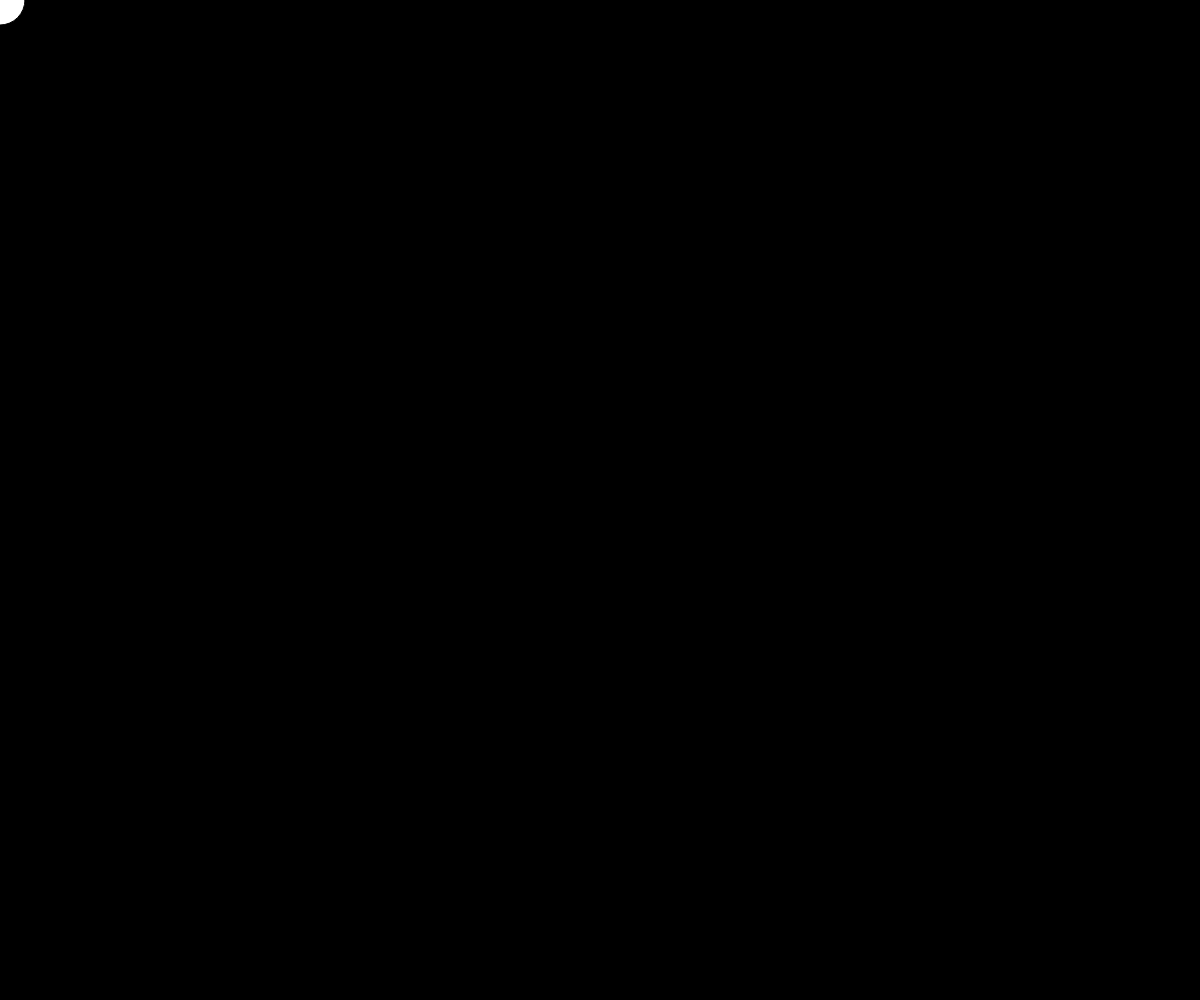
Frame 1 (no input)
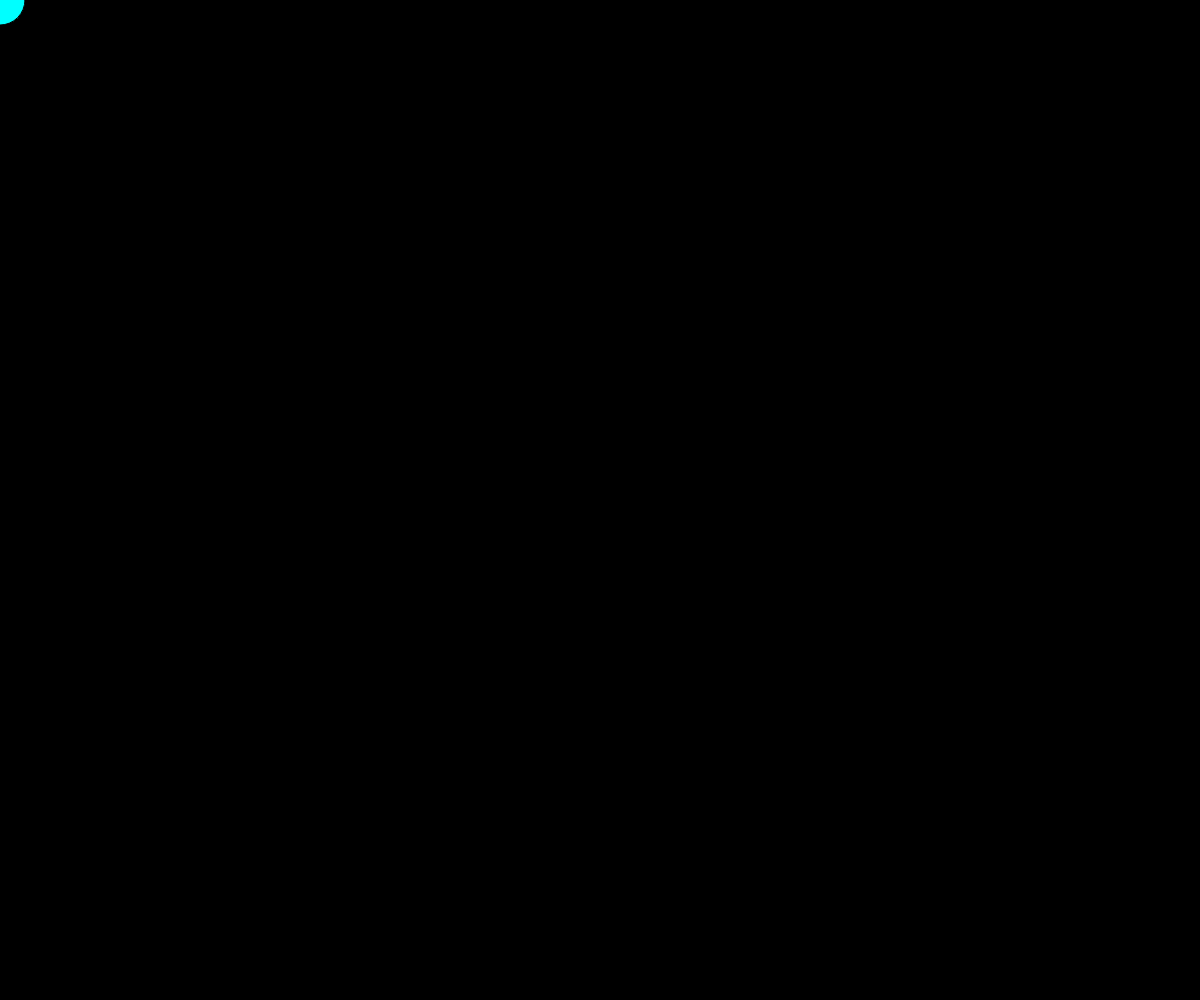
Frame 60 (no input)
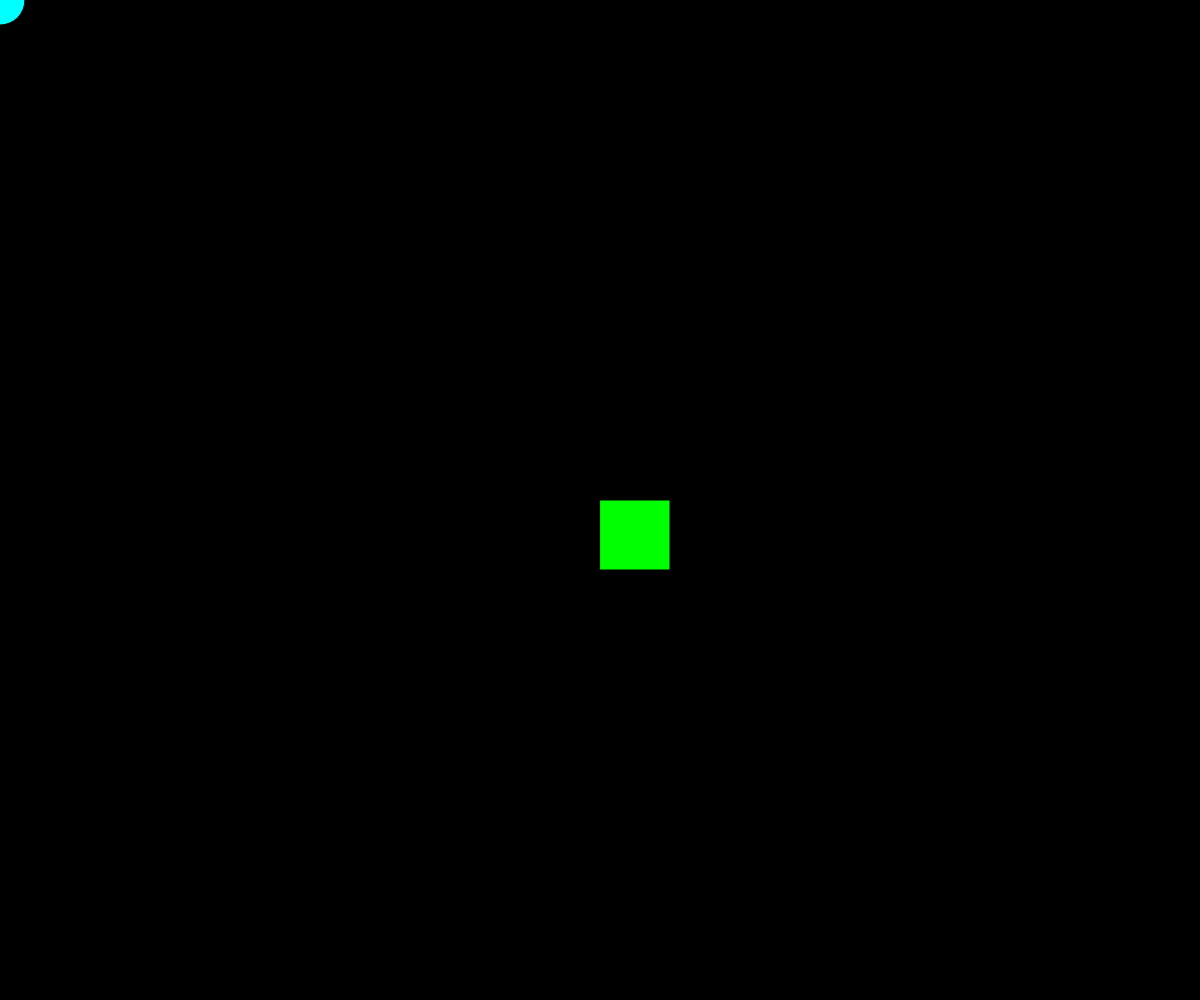
Frame 120 (the mouse pressed at the canvas centre since frame 60)

The p5.js sketch that drew these frames (run headless with seeded random() and noise() and a simulated clock; from frame 60 on, the mouse is pressed at the canvas centre):

// p5.js sketch
// ── sketch.js
function setup(){
  createCanvas(windowWidth, windowHeight);
  background(0);
}

function windowResized(){
  resizeCanvas(windowWidth, windowHeight);
  background(50);
}

function draw() {
  if(mouseIsPressed){
    rect(mouseX, mouseY, 70, 70);
    fill(0, 255, 0);
  }
  else{
    ellipse(mouseX, mouseY, 50, 50);
    fill(0, 255, 255);
  }
}
